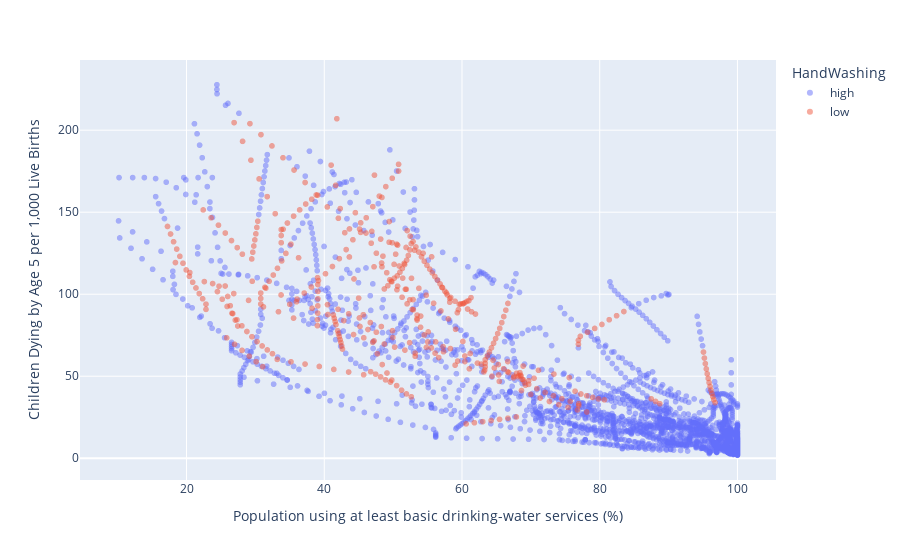

Notebook code for this chart:
### Markdown cell above
Question first plot answers: How important is doctor and drug avaliability to overall life expectancy? 10 year life expectancy difference in countries without access to doctors, showing the importance of charities like Doctors Without Borders and Samaritan's Purse. Drug avaliability is also incredibly important: despite having a high amount of doctors per population, average life expectancy is hovering just over 70 in countries with few pharmacists. In countries that have few doctors but high amounts of pharmacists, life expectancy on average is 77 years.

Statistics: Find if the number of doctors makes a significant difference vs sanitation if life expectancy

### Code cell
#Find prevelance of basic sanitation services
total_basicHandWashing = basicHandWashing.loc[basicHandWashing['Dim1'] == 'Total'].copy() #Remove 'Urban' and 'Rural' classifiers
total_basicHandWashing.drop('Dim1', axis=1, inplace=True)
cleanliness = basicDrinkingWaterServices.merge(total_basicHandWashing, on = ['Location', 'Period'], how = 'outer')

#Clean child mortality data
under5MortalityRate = under5MortalityRate.loc[under5MortalityRate['Dim1'] == 'Both sexes'].copy()
under5MortalityRate.drop('Dim1', axis=1, inplace=True)
under5MortalityRate['Children Dying by Age 5 per 1,000 Live Births'] = under5MortalityRate['Under-five mortality rate (probability of dying by age 5 per 1000 live births)'].apply(lambda x: x.partition("[")[0]).copy()
under5MortalityRate['Children Dying by Age 5 per 1,000 Live Births'] = pd.to_numeric(under5MortalityRate['Children Dying by Age 5 per 1,000 Live Births'])
under5MortalityRate.drop('Under-five mortality rate (probability of dying by age 5 per 1000 live births)', axis=1, inplace=True)


#Effects of handwashing and sanitary services on child mortality
cleanliness_life = cleanliness.merge(under5MortalityRate, on = ['Location', 'Period'], how = 'inner')
cleanliness_life['HandWashing'] = cleanliness_life['Population with basic handwashing facilities at home (%)'].apply( lambda rate: 'low' if rate < 50 else 'high')

#Plot
px.scatter(cleanliness_life, x = 'Population using at least basic drinking-water services (%)', y = 'Children Dying by Age 5 per 1,000 Live Births', color = 'HandWashing', opacity = 0.5).show()



#1995, WHO starts tackling child illnesses. Timeline of WHO's actions will hopefully correspond to what we see on the visualization: 
# https://www.who.int/campaigns/75-years-of-improving-public-health/milestones#year-1998

### Figure 1 — Plotly figure (JSON) as saved in the notebook; plotly's stock layout.template omitted (floating-point values rounded to 4 significant figures; data arrays with more than 128 entries replaced by an {"elided": "..."} marker saying what was removed)
{"data": [{"hovertemplate": "HandWashing=high<br>Population using at least basic drinking-water services (%)=%{x}<br>Children Dying by Age 5 per 1,000 Live Births=%{y}<extra></extra>", "legendgroup": "high", "marker": {"color": "#636efa", "opacity": 0.5, "symbol": "circle"}, "mode": "markers", "name": "high", "showlegend": true, "type": "scattergl", "x": {"elided": "2649 float values"}, "xaxis": "x", "y": {"elided": "2649 float values"}, "yaxis": "y"}, {"hovertemplate": "HandWashing=low<br>Population using at least basic drinking-water services (%)=%{x}<br>Children Dying by Age 5 per 1,000 Live Births=%{y}<extra></extra>", "legendgroup": "low", "marker": {"color": "#EF553B", "opacity": 0.5, "symbol": "circle"}, "mode": "markers", "name": "low", "showlegend": true, "type": "scattergl", "x": {"elided": "411 float values"}, "xaxis": "x", "y": {"elided": "411 float values"}, "yaxis": "y"}], "layout": {"legend": {"title": {"text": "HandWashing"}, "tracegroupgap": 0}, "margin": {"t": 60}, "xaxis": {"anchor": "y", "domain": [0, 1], "title": {"text": "Population using at least basic drinking-water services (%)"}}, "yaxis": {"anchor": "x", "domain": [0, 1], "title": {"text": "Children Dying by Age 5 per 1,000 Live Births"}}}}
